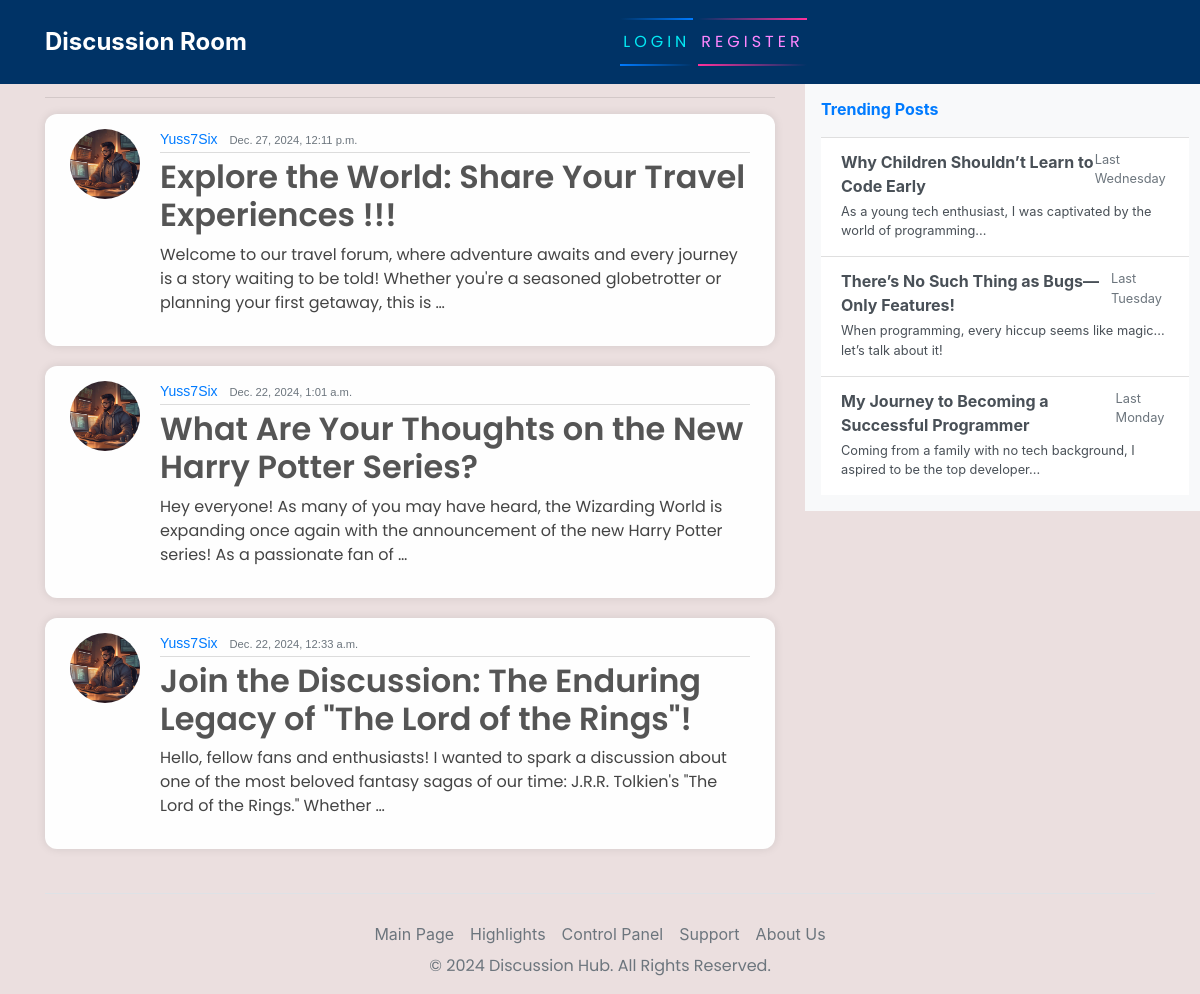
The page / on the database its author committed.
### blog/models.py (models this page shows)
class Post(models.Model):
    title = models.CharField(max_length=200)
    content = models.TextField()
    date_posted = models.DateTimeField(default=timezone.now)
    author = models.ForeignKey(User, on_delete=models.CASCADE)

### users/models.py (models this page shows, shortened)
class Account(models.Model):
    user = models.OneToOneField(User, on_delete=models.CASCADE)
    avatar = models.ImageField(default='default.jpg', upload_to='images/')

### blog/views.py (the view)
# urls.py: path('', PostListView.as_view(), name="welcome"),
class PostListView(ListView):
    model = Post
    template_name = 'blog/welcome.html'
    context_object_name = 'articles'
    ordering = ["-date_posted"]

### blog/templates/blog/welcome.html
{% extends 'base.html' %}
{% block content %}
<hr>
{% for article in articles %}
<article class="media content-section">
    <img class="rounded-circle article-img" src="{{ article.author.account.avatar.url }}" alt="Account Picture">
    <div class="media-body">
        <div class="article-metadata">
            <a class="mr-2" href="#">{{ article.author }}</a>
            <small class="text-muted">{{ article.date_posted }}</small>
        </div>
        <h2><a class="article-title" href="{% url 'blog-detail' article.id %}">{{ article.title }}</a></h2>
        <p class="article-content">{{ article.content|truncatewords:30 }}</p>
    </div>
    <br>
</article>
{% endfor %}
{% endblock content %}

### static/css/head.css (style rules this page uses)
body { background-color: rgb(235, 223, 223); margin-top: 5rem; background-size: contain; background-repeat: no-repeat; }
h1, h2, h3, h4, h5, h6, p { color: #444444; font-family: 'Poppins', sans-serif; }
.content-section { background: #fefefe; padding: 15px 25px; border-radius: 12px; margin-bottom: 20px; box-shadow: 0 0 10px rgba(0, 0, 0, 0.1); }
.article-title { color: #555555; font-weight: 600; }
.article-content { white-space: normal; }
.article-img { height: 70px; width: 70px; margin-right: 20px; }
.article-metadata { font-family: 'Arial', sans-serif; margin-bottom: 5px; font-size: 14px; border-bottom: 1px solid #dcdcdc; padding-bottom: 2px; }

### rows shown on the page
Post: author.account.avatar (picture), author "Yuss7Six", date_posted "Dec. 27, 2024, 12:11 p.m.", title "Explore the World: Share Your Travel Experiences !!!", content "Welcome to our travel forum, where adventure awaits and every journey is a story waiting to be told! Whether you're a seasoned globetrotter or planning your first getaway, this is …"
Post: author.account.avatar (picture), author "Yuss7Six", date_posted "Dec. 22, 2024, 1:01 a.m.", title "What Are Your Thoughts on the New Harry Potter Series?", content "Hey everyone! As many of you may have heard, the Wizarding World is expanding once again with the announcement of the new Harry Potter series! As a passionate fan of …"
Post: author.account.avatar (picture), author "Yuss7Six", date_posted "Dec. 22, 2024, 12:33 a.m.", title "Join the Discussion: The Enduring Legacy of \"The Lord of the Rings\"!", content "Hello, fellow fans and enthusiasts! I wanted to spark a discussion about one of the most beloved fantasy sagas of our time: J.R.R. Tolkien's \"The Lord of the Rings.\" Whether …"
